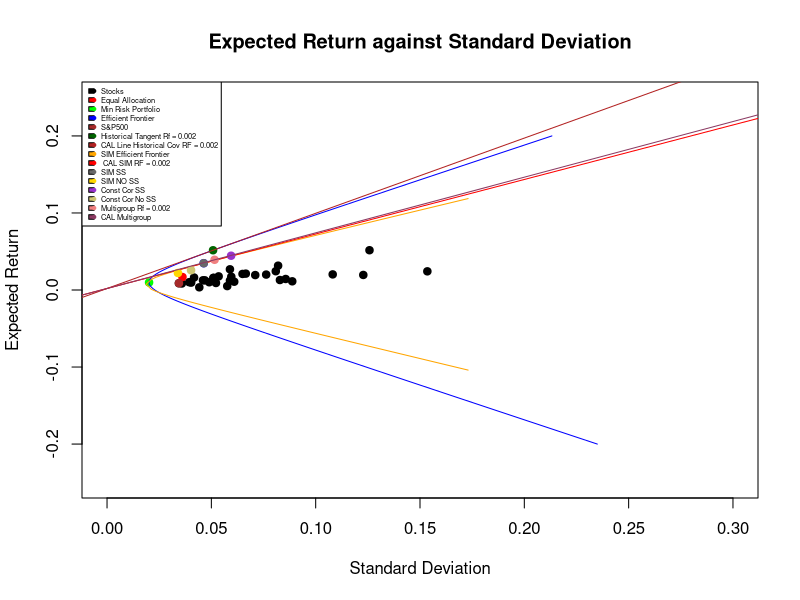
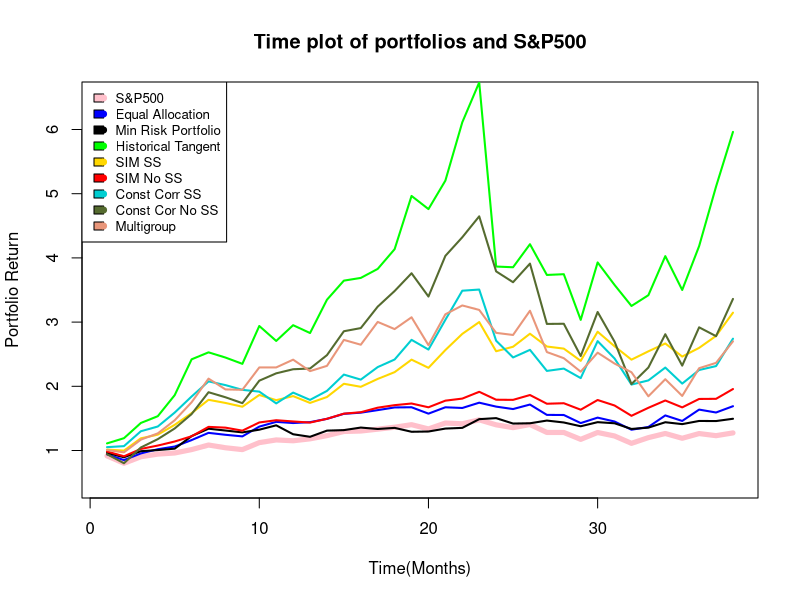
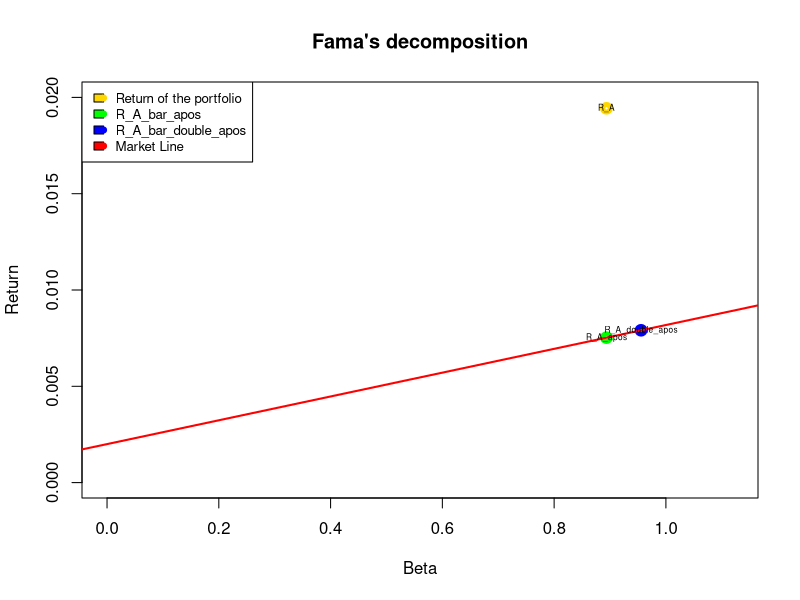

Write R code to recreate these figures, in order.

#Read all data
a_all <- read.csv("stockData.csv", sep=",", header=TRUE) 

# Use 5 year data to train 
a <- a_all[1:60,]

#Convert adjusted close prices into returns:
r <- (a[-1,3:ncol(a)]-a[-nrow(a),3:ncol(a)])/a[-nrow(a),3:ncol(a)] # return of stocks + market
#r_m <- (a[-1,3]-a[-nrow(a),3])/a[-nrow(a),3] # return of market
rrr <- r[,-1]

n_industries = 5
n_stock_in_industry = 6

cor_30 = cor(rrr)
var_stocks = var(rrr)
std_i_j = sqrt(diag(var_stocks))
cor_group = matrix(rep(0,n_industries*n_industries),n_industries,n_industries)
for (i in 1:n_industries){
  for (j in 1:n_industries){
    rho = 0
    
    if( i == j){
      for(k in 1:n_stock_in_industry)
      {
        for(l in 1:n_stock_in_industry)
        {
          rho = rho + cor_30[(i - 1)*n_stock_in_industry + k,( j - 1)*n_stock_in_industry + l]
         #print(c((i - 1)*n_stock_in_industry + k,( j - 1)*n_stock_in_industry + l))
        }
      }
      #print("NEXT")
      rho = (rho - n_stock_in_industry)/(n_stock_in_industry*(n_stock_in_industry-1))
      cor_group[i,j] = rho

    } 
    else{
      for(k in 1:n_stock_in_industry)
      {
        for(l in 1:n_stock_in_industry)
        {
          rho = rho + cor_30[(i - 1)*n_stock_in_industry + k,( j - 1)*n_stock_in_industry + l]
          #print(c((i - 1)*n_stock_in_industry + k,( j - 1)*n_stock_in_industry + l))
        }
      }
      # print("NEXT")
      rho = (rho/(n_stock_in_industry*n_stock_in_industry))
      cor_group[i,j] = rho
    }
  }
}
#Construct covariance matrix using the rho's
cov_matrix_group = matrix(rep(0,30*30),30,30)
for (i in 1:n_industries){
  for (j in 1:n_industries){
    for(k in 1:n_stock_in_industry){
      for(l in 1:n_stock_in_industry){
        if(i== j && k == l){
          cov_matrix_group[(i - 1)*n_stock_in_industry + k,( j - 1)*n_stock_in_industry + l] = std_i_j[k] * std_i_j[l]
          }
        else{
          cov_matrix_group[(i - 1)*n_stock_in_industry + k,( j - 1)*n_stock_in_industry + l] = cor_group[i,j] * std_i_j[k] * std_i_j[l]
        }
      }
    }
  }
}
# All stocks

#Compute mean vector:
means <- colMeans(r)
#Compute variance covariance matrix
covmat <- cov(r) 
#Compute correlation matrix:
cormat <- cor(r) 
#Compute the vector of variances:
variances <- diag(covmat)
#Compute the vector of standard deviations:
stdev <- diag(covmat)^.5
#Plot the 31 assets on the space expected return against standard deviation
plot(stdev, means, 
     main="Expected Return against Standard Deviation",
     xlab="Standard Deviation", 
     ylab="Expected Return",
     xlim = c(0, 0.3),
     ylim = c(-0.25, 0.25),
     col = "black",
     pch=19)

# Equal Allocation Portfolio

new_means <- colMeans(rrr)
new_covmat <- cov(rrr) 
new_cormat <- cor(rrr) 
new_variances <- diag(new_covmat)
new_stdev <- diag(new_covmat)^.5

number_of_stocks = 30
ones_vector <- rep(1, number_of_stocks)
equal_weight_vector <- ones_vector/number_of_stocks # COMPOSITION HERE

equal_varp <- t(equal_weight_vector) %*% new_covmat %*% equal_weight_vector
equal_sdp <- sqrt(equal_varp)
equal_Rp <- t(equal_weight_vector) %*% new_means
points(equal_sdp, equal_Rp, pch = 19, lwd=1, col="red")

# Minimum Risk Portfolio

ones_vector <- rep(1, number_of_stocks)
inverse_new_covmat <- solve(new_covmat)
min_risk_weight_vector <- inverse_new_covmat  %*% ones_vector / as.numeric(t(ones_vector)  %*% inverse_new_covmat  %*% ones_vector)
#COMPOSITION MIN RISK
min_risk_varp <- t(min_risk_weight_vector) %*% new_covmat %*% min_risk_weight_vector
min_risk_sdp <- sqrt(min_risk_varp)
min_risk_Rp <- t(min_risk_weight_vector) %*% new_means

points(min_risk_sdp, min_risk_Rp, pch=19, lwd=1, col="green")

# Efficient Frontier

n_stocks = 30 
#Compute mean vector:
means <- colMeans(rrr)
#Compute variance covariance matrix 
covmat <- cov(rrr)
#Compute correlation matrix: 
cormat <- cor(rrr)
#Compute the vector of variances: 
variances <- diag(covmat)
#Compute the vector of standard deviations: 
stdev <- diag(covmat)^.5
#Compute inverse of variance covariance matrix 
inv_covmat <- solve(covmat)
#ones vector 
ones = rep(1,n_stocks)

#Compute A,B,C,D
A = as.numeric(t(means) %*% inv_covmat %*% ones) 
B = as.numeric(t(means) %*% inv_covmat %*% means) 
C = as.numeric(t(ones)  %*% inv_covmat %*% ones) 
D = B*C - A^2

#Compute lambda1 and lambda2  
E = 0.025

l1 = (function(x) (C*x - A) / D) 
l2 = (function(x) (B - A*x) / D)

lambda_1 = l1(E) 
lambda_2 = l2(E)

#Composition of the efficient portfolio given the return E
investor_weight = inv_covmat %*% (l1(E) * means + l2(E) * ones) 

#Span values of E: 
E <- seq(-0.2,0.2,.001)

#Compute variance of efficient frontier portfolios (parabola) 
var_ef_p <- (C * E^2 - 2*A*E + B) / D

#Parabola: part d 
points(sqrt(var_ef_p), E, type="l", ylab = 'E',col = "blue") # Parabola

r_gpsc = (a[-1,3]-a[-nrow(a),3])/a[-nrow(a),3] 
gspc_mean = mean(r_gpsc) 
gspc_var = var(r_gpsc) 
points(sqrt(gspc_var),gspc_mean, pch = 19, lwd=1, col = "brown")

#Tangent historical Rf = 0.002

R_f = 0.002
R = means - R_f

Z = inv_covmat %*% R
x_G_historic = Z / sum(Z)

print("Composition of tangent")
print(x_G_historic)


varg_historic <- t(x_G_historic) %*% covmat %*% x_G_historic 
Rg_historic <- t(x_G_historic) %*% means 
sigmag_historic <- sqrt(varg_historic)
points(sigmag_historic,Rg_historic, pch=19,lwd=1,col="darkgreen")
abline(a = R_f, b = (Rg_historic - R_f)/sigmag_historic , lwd = 1, col = "firebrick")

#Single Index Model

r_m <- (a[-1,3]-a[-nrow(a),3])/a[-nrow(a),3]
n_stocks = 30
mean_Rm = mean(r_m)
var_Rm <- var(r_m)
stdev_Rm <- var_Rm^.5

mean_Ri = colMeans(rrr)

betas = rep(0,n_stocks)
alphas = rep(0,n_stocks)
var_es = rep(0,n_stocks)
var_betas = rep(0,n_stocks)

for (i in 1:n_stocks){
  fit <- lm(rrr[,i] ~ r_m)
  betas[i] = fit$coefficients[2]
  alphas[i] = fit$coefficients[1]
  var_es[i] = sum(fit$residuals^2)/ (nrow(rrr) - 2)
  var_betas[i] = vcov(fit)[2,2]
}

#find beta_i
print("Betas are:")
print(betas)
print("Number of negative betas")
print(sum(which(betas < 0)))

#find alpha_i
print("Alphas are:")
print(alphas)

#Compute covariance matrix using single index model
covariance_matrix_sim = matrix(0,n_stocks,n_stocks)
for (i in 1:n_stocks)
{
  for(j in 1:n_stocks){
    if(i == j)
    {
      covariance_matrix_sim[i,j] = betas[i] * betas[i] * var_Rm + var_es[i]
    }else{
      covariance_matrix_sim[i,j] = betas[i] * betas[j] * var_Rm
    }
  }
}

inv_covmat_single_index = solve(covariance_matrix_sim)
ones = rep(1,n_stocks)

A = as.numeric(t(means) %*% inv_covmat_single_index %*% ones) 
B = as.numeric(t(means) %*% inv_covmat_single_index %*% means) 
C = as.numeric(t(ones)  %*% inv_covmat_single_index %*% ones) 
D = B*C - A^2

E <- seq(-0.2,0.2,.001)

sigmas <- sqrt(seq(1/C,0.03,.0001)) 
upper_part <- (A + sqrt(D*(C*sigmas^2 - 1)))*(1/C) 
lower_part <- (A - sqrt(D*(C*sigmas^2 - 1)))*(1/C) 

lines(sigmas, upper_part, lwd=1,type = "l",col = "orange",xlim = c(0, 0.2), ylim= c(-0.2,0.2)) 
lines(sigmas,lower_part, lwd=1,type = "l",col = "orange")

R_f = 0.002
R = means - R_f

Z = inv_covmat_single_index %*% R
x_G_sim = Z / sum(Z)

print("Composition of tangent")
print(x_G_sim)


varg_sim <- t(x_G_sim) %*% covariance_matrix_sim %*% x_G_sim 
Rg_sim <- t(x_G_sim) %*% means 
sigmag_sim <- sqrt(varg_sim)
points(sigmag_sim,Rg_sim, pch=19,lwd=1,col="blue")
abline(a = R_f, b = (Rg_sim - R_f)/sigmag_sim , lwd = 1, col = "red")

#Short sales allowed SIM

a_all <- read.csv("stockData.csv", sep=",", header=TRUE) 

# Use 5 year data to train 
a <- a_all[1:60,]

#Convert adjusted close prices into returns:
r <- (a[-1,3:ncol(a)]-a[-nrow(a),3:ncol(a)])/a[-nrow(a),3:ncol(a)] # return of stocks + market
#r_m <- (a[-1,3]-a[-nrow(a),3])/a[-nrow(a),3] # return of market

n_stocks = 30

covmat <- var(r)
beta <- covmat[1,-1]/ covmat[1,1]

rrr <- r[,-c(1,which(beta<0)+1)] 


beta <- rep(0,ncol(rrr))
alpha <- rep(0,ncol(rrr))
mse <- rep(0,ncol(rrr))
Ribar <- rep(0,ncol(rrr))
Ratio <- rep(0,ncol(rrr))
stock <- rep(0,ncol(rrr))

rf <- 0.002


for(i in 1:ncol(rrr)){
  q <- lm(data=rrr, formula=rrr[,i] ~ r[,1])
  beta[i] <- q$coefficients[2] 
  alpha[i] <- q$coefficients[1] 
  mse[i] <- summary(q)$sigma^2
  Ribar[i] <- q$coefficients[1]+q$coefficients[2]*mean(r[,1])
  Ratio[i] <- (Ribar[i]-rf)/beta[i]
  stock[i] <- i
}

xx <- (cbind(stock,alpha, beta, Ribar, mse, Ratio))

A <- xx[order(-xx[,6]),]

col1 <- rep(0,nrow(A))
col2 <- rep(0,nrow(A))
col3 <- rep(0,nrow(A))
col4 <- rep(0,nrow(A))
col5 <- rep(0,nrow(A))

col1 <- (A[,4]-rf)*A[,3]/A[,5]
col3 <- A[,3]^2/A[,5]
for(i in(1:nrow(A))) {
  col2[i] <- sum(col1[1:i])
  col4[i] <- sum(col3[1:i])
}

#Compute the Ci (col5):
for(i in (1:nrow(A))) {
  col5[i] <- var(r[,1])*col2[i]/(1+var(r[,1])*col4[i])
}

#SHORT SALES ALLOWED:
#Compute the zi:
z_short <- (A[,3]/A[,5])*(A[,6]-col5[nrow(A)])
#Compute the xi:
x_short <- z_short/sum(z_short)

#The final table when short sales allowed:
Weights_with_short <- cbind(A, col1, col2, col3, col4, col5, z_short, x_short)
print(Weights_with_short)

#SHORT SALES NOT ALLOWED:
#First create a matrix up to the maximum of col5:
table1 <- cbind(A, col1, col2, col3, col4, col5)
table2 <- table1[1:which(col5==max(col5)), ]

#Compute the zi:
z_no_short <- (table2[,3]/table2[,5])*(table2[,6]-max(col5))

#Compute the xi:
x_no_short <- z_no_short/sum(z_no_short)

#The final table when short sales are not allowed:
Weights_no_short <- cbind(table2, z_no_short, x_no_short)
print(Weights_no_short)


#find the return of the portfolio with short sales allowed

R_p_short <- Weights_with_short[,13] %*% Weights_with_short[,4]

covariance_matrix_ss = matrix(0,n_stocks,n_stocks)
var_Rm = var(r[,1])
for (i in 1:n_stocks)
{
  for(j in 1:n_stocks){
    if(i == j)
    {
      covariance_matrix_ss[i,j] = Weights_with_short[i,3] * Weights_with_short[i,3] * var_Rm + Weights_with_short[i,5]
    }else{
      covariance_matrix_ss[i,j] = Weights_with_short[i,3] * Weights_with_short[j,3] * var_Rm 
    }
  }
}

#find the risk of the portfolio with short sales allowed

var_p_short <- Weights_with_short[,13] %*% covariance_matrix_ss %*% Weights_with_short[,13]

#find the return of the portfolio with no short sales allowed
n_long = nrow(Weights_no_short)
R_p_no_short <- Weights_no_short[1:n_long,13] %*% Weights_no_short[1:n_long,4]
#find the risk of the portfolio with no short sales allowed
var_p_no_short <- Weights_no_short[1:n_long,13] %*% covariance_matrix_ss[1:n_long,1:n_long]  %*% Weights_no_short[1:n_long,13]

points(sqrt(var_p_short),R_p_short, pch=19,lwd=1,col="dimgray")
points(sqrt(var_p_no_short),R_p_no_short, pch=19,lwd=1,col="gold")


#Const Corr Model

#Read all data
a_all <- read.csv("stockData.csv", sep=",", header=TRUE) 

# Use 5 year data to train 
a <- a_all[1:60,]

#Convert adjusted close prices into returns:
r <- (a[-1,3:ncol(a)]-a[-nrow(a),3:ncol(a)])/a[-nrow(a),3:ncol(a)] # return of stocks + market
#r_m <- (a[-1,3]-a[-nrow(a),3])/a[-nrow(a),3] # return of market
rrr <- r[,-1]

n_stocks= ncol(rrr)

#Compute the average correlation:
rho <- (sum(cor(rrr[1:n_stocks]))-n_stocks)/(n_stocks*(n_stocks-1))

#Initialize the vectors:
col1 <- rep(0,n_stocks)
col2 <- rep(0,n_stocks)
col3 <- rep(0,n_stocks)

#Initialize the var-covar matrix:
y <- rep(0,n_stocks*n_stocks)
mat <- matrix(y, ncol=n_stocks, nrow=n_stocks)

#Compute necessary quantities:
R_f = 0.002
Rbar <- colMeans(rrr[1:n_stocks])
Rbar_f <- Rbar-R_f
sigma <- ( diag(var(rrr[1:n_stocks])) )^0.5
Ratio <- Rbar_f/sigma

#Initial table:
xx <- (cbind(seq(1,30),Rbar, Rbar_f, sigma, Ratio))

#Order the table based on the excess return to sigma ratio:
aaa <- xx[order(-Ratio),]

#Create the last 3 columns of the table:
for(i in(1:n_stocks)) {
  
  col1[i] <- rho/(1-rho+i*rho)
  
  col2[i] <- sum(aaa[,5][1:i])
}

#Compute the Ci:
for(i in (1:n_stocks)) {
  
  col3[i] <- col1[i]*col2[i]
  
}

#Create the entire table until now:
xxx <- cbind(aaa, col1, col2, col3)


#SHORT SALES ALLOWED:
#Compute the Zi:
z <- (1/((1-rho)*xxx[,4]))*(xxx[,5]-xxx[,8][nrow(xxx)])

#Compute the xi:
x <- z/sum(z)

#The final table:
aaaa <- cbind(xxx, z, x)
print(aaaa)
#SHORT SALES NOT ALLOWED:
#Find composition of optimum portfolio when short sales are not allowed:
aaaaa <- aaaa[1:which(aaaa[,8]==max(aaaa[,8])), ]
z_no <- (1/((1-rho)*aaaaa[,4]))*(aaaaa[,5]-aaaaa[,8][nrow(aaaaa)])
x_no <- z_no/sum(z_no)

#Final table:
a_no <- cbind(aaaaa, z_no, x_no)
print(a_no)

#Var-covar matrix based on the constant correlation model:
for(i in 1:30){
  
  for(j in 1:30){
    
    if(i==j){
      mat[i,j]=aaaa[i,4]^2
    } else
    {
      mat[i,j]=rho*aaaa[i,4]*aaaa[j,4]
    }
  }
}


#Calculate the expected return and sd of the point of tangency 
#when short sales allowed
sd_p_opt <- (t(x) %*% mat %*% x)^.5
R_p_opt <- t(x) %*% aaaa[,2]


#Calculate the expected return and sd of the point of tangency 
#when short sales are not allowed
sd_p_opt_no <- (t(x_no) %*% mat[1:which(aaaa[,8]==max(aaaa[,8])),1:which(aaaa[,8]==max(aaaa[,8]))] %*% x_no)^.5
R_p_opt_no <- t(x_no) %*% aaaaa[,2]

#Trace out efficient portfolio
inv_covmat_const_corr= solve(mat)
ones = rep(1,n_stocks)

points(sd_p_opt,R_p_opt, pch=19,lwd=1,col="darkorchid")
points(sd_p_opt_no,R_p_opt_no, pch=19,lwd=1,col="khaki3")

#MULTIGROUP MODEL

R_f = 0.002
R = means - R_f

Z = solve(cov_matrix_group) %*% R
x_G_group = Z / sum(Z)


varg_group <- t(x_G_group) %*% cov_matrix_group %*% x_G_group 
Rg_group <- t(x_G_group) %*% means 
sigmag_group <- sqrt(varg_group)
points(sigmag_group,Rg_group, pch=19,lwd=1,col="lightcoral")
abline(a = R_f, b = (Rg_group - R_f)/sigmag_group , lwd = 1, col = "hotpink4")

legend("topleft", 
       legend=c("Stocks", "Equal Allocation","Min Risk Portfolio","Efficient Frontier","S&P500", "Historical Tangent Rf = 0.002", "CAL Line Historical Cov RF = 0.002","SIM Efficient Frontier"," CAL SIM RF = 0.002","SIM SS","SIM NO SS","Const Cor SS","Const Cor No SS","Multigroup Rf = 0.002","CAL Multigroup"),
       col=c("black","red","green","blue","brown","darkgreen","firebrick","orange","red","dimgray","gold","darkorchid","khaki3","lightcoral","hotpink4"),
       pch = 19,
       fill =c("black","red","green","blue","brown","darkgreen","firebrick","orange","red","dimgray","gold","darkorchid","khaki3","lightcoral","hotpink4"),
       cex=0.45)
# Equal allocation portfolio
#equal_weight_vector, means, new_covmat, equal_Rp, equal_sdp

# Min risk portfolio
#min_risk_weight_vector, means, new_covmat, min_risk_Rp, min_risk_sdp

# Tangent historical Rf = 0.002
#x_G_historic, means, new_covmat,Rg_historic, sigmag_historic

# Short sales allowed SIM
# Weights_with_short[,13],Weights_with_short[,4], covariance_matrix_ss, sqrt(var_p_short),R_p_short
Weights_with_short_inv_sorted = Weights_with_short[order(Weights_with_short[,1]),]

# No short sales allowed SIM
# Weights_with_short[1:n_long,13],Weights_with_short[1:n_long,4], covariance_matrix_ss[1:n_long,1:n_long], sqrt(var_p_no_short),R_p_no_short
Weights_with_no_short_inv_sorted = rep(0,30)
for (i in 1:n_long){
  Weights_with_no_short_inv_sorted[Weights_no_short[i,1]] = Weights_no_short[i,13]
}

# Short sales allowed Constant Corr
#aaaa[,10],aaaa[,2],mat,sd_p_opt,R_p_opt
const_corr_ss_allowed_inv_sorted = aaaa[order(aaaa[,1]),]


# No short sales allowed Constant Corr
n_long_2 = nrow(aaaaa)
#aaaaa[,10],aaaaa[,2],mat[1:n_long_2,1:n_long_2],sd_p_opt_no,R_p_opt_no
const_corr_ss_not_allowed_inv_sorted = rep(0,30)
for (i in 1:n_long_2){
  const_corr_ss_not_allowed_inv_sorted[aaaaa[i,1]] = aaaaa[i,10]
}

# Multi Group
# x_G_group, means, cov_matrix_group, Rg_group, sigmag_group

# TIME PLOTS OF PERFORMANCE OF ALL PORTFOLIOS COMPARED TO MARKET
#Historical period 
a_all <- read.csv("stockData.csv", sep=",", header=TRUE)

#Testing period:
a1 <- a_all[1:60,]
a2 <- a_all[61:99,]

#Convert adjusted close prices into returns:
r1 <- (a1[-1,3:ncol(a1)]-a1[-nrow(a1),3:ncol(a1)])/a1[-nrow(a1),3:ncol(a1)]

r2 <- (a2[-1,3:ncol(a2)]-a2[-nrow(a2),3:ncol(a2)])/a2[-nrow(a2),3:ncol(a2)]

#Time plot of equal allocation portfolio

#Monthly return in period 2015-01-01 to 2018-05-01:
r22 <- as.matrix(r2)

#Market (S&P500) performance in period 2015-01-01 to 2018-05-01:
plot(cumprod(1+(r22[,1])), ylim=c(0.5,6.5), type="l",col="pink", lwd=5,main = "Time plot of portfolios and S&P500", ylab = "Portfolio Return",xlab="Time(Months)",) # pink sandp500

#Assume equal allocation:
x <- rep(1/30, 30)

#Compute montly returns in period 2015-01-01 to 2018-05-01:
r22 <- as.matrix(r2)

EquRet <-  r22[,-1] %*% x

lines(cumprod(1+EquRet), col="blue", lwd=2) #equal allocation


#Assume min risk allocation:
x <- min_risk_weight_vector

MinRet <-  r22[,-1] %*% x

lines(cumprod(1+MinRet), col="black", lwd=2) #min portfolio

#Assume tangent rf = 0.002 historical allocation:
x <- x_G_historic

tangentRet <-  r22[,-1] %*% x

lines(cumprod(1+tangentRet), col="green", lwd=2) #tangent portfolio

#Assume sim ss allowed Rf = 0.002  allocation:
x <- Weights_with_short_inv_sorted[,13]

simSSRet <-  r22[,-1] %*% x

lines(cumprod(1+simSSRet), col="gold", lwd=2) #tangent portfolio

#Assume sim ss not allowed Rf = 0.002  allocation:
x <- Weights_with_no_short_inv_sorted

simNoSSRet <-  r22[,-1] %*% x

lines(cumprod(1+simNoSSRet), col="red", lwd=2) #tangent portfolio

#Assume const corr ss allowed Rf = 0.002  allocation:
x <- const_corr_ss_allowed_inv_sorted[,10]

constcorrSSRet <-  r22[,-1] %*% x

lines(cumprod(1+constcorrSSRet), col="darkturquoise", lwd=2) #tangent portfolio

#Assume const corr ss not allowed Rf = 0.002  allocation:
x <- const_corr_ss_not_allowed_inv_sorted

constcorrNoSSRet <-  r22[,-1] %*% x

lines(cumprod(1+constcorrNoSSRet), col="darkolivegreen", lwd=2) #tangent portfolio

#Assume multi group model with Rf = 0.002
x <- x_G_group

multiGroupRet <-  r22[,-1] %*% x

lines(cumprod(1+multiGroupRet), col="darksalmon", lwd=2) #tangent portfolio

legend("topleft", 
       legend=c("S&P500", "Equal Allocation","Min Risk Portfolio","Historical Tangent","SIM SS", "SIM No SS", "Const Corr SS","Const Cor No SS","Multigroup"),
       col=c("pink","blue","black","green","gold","red","darkturquoise","darkolivegreen","darksalmon"),
       pch = 19,
       fill =c("pink","blue","black","green","gold","red","darkturquoise","darkolivegreen","darksalmon"),
       cex=0.8)

# AVERAGE GROWTH OF EACH PORTFOLIO

#Instead compute geometric average:
comp <- cumprod(1+ EquRet)
geoMean1 <- comp[length(comp)]^(1/length(comp)) - 1
#Instead compute geometric average:
comp <- cumprod(1+ MinRet)
geoMean2 <- comp[length(comp)]^(1/length(comp)) - 1
#Instead compute geometric average:
comp <- cumprod(1+ tangentRet)
geoMean3 <- comp[length(comp)]^(1/length(comp)) - 1
#Instead compute geometric average:
comp <- cumprod(1+ simSSRet)
geoMean4 <- comp[length(comp)]^(1/length(comp)) - 1
#Instead compute geometric average:
comp <- cumprod(1+ simNoSSRet)
geoMean5 <- comp[length(comp)]^(1/length(comp)) - 1
#Instead compute geometric average:
comp <- cumprod(1+ constcorrSSRet)
geoMean6 <- comp[length(comp)]^(1/length(comp)) - 1
#Instead compute geometric average:
comp <- cumprod(1+ constcorrNoSSRet)
geoMean7 <- comp[length(comp)]^(1/length(comp)) - 1
#Instead compute geometric average:
comp <- cumprod(1+ multiGroupRet)
geoMean8 <- comp[length(comp)]^(1/length(comp)) - 1

print("Equal Portfolio Average Geometric Growth")
print(geoMean1)

print("Min Risk Portfolio Average Geometric Growth")
print(geoMean2)

print("Historical Tangent Average Geometric Growth")
print(geoMean3)

print("SIM SS Average Geometric Growth")
print(geoMean4)

print("SIM No SS Average Geometric Growth")
print(geoMean5)

print("Const Corr SS Average Geometric Growth")
print(geoMean6)

print("Const Cor No SS Average Geometric Growth")
print(geoMean7)

print("Multigroup Average Geometric Growth")
print(geoMean8)


# 3.Calculate the Sharpe ratio, differential excess return, Treynor measure, and Jensen differential performance index.
R_f = 0.002
#Sharpe Ratio
print("Equal Portfolio Sharpe Ratio")
x <- rep(1/30, 30)
Sharpe1 = (mean(EquRet) - R_f)/sqrt(var(EquRet))
print(Sharpe1)

print("Min Risk Portfolio Sharpe Ratio")
Sharpe2 = (mean(MinRet) - R_f)/sqrt(var(MinRet))
print(Sharpe2)

print("Historical Tangent Sharpe Ratio")
Sharpe3 = (mean(tangentRet) - R_f)/sqrt(var(tangentRet))
print(Sharpe3)

print("SIM SS Sharpe Ratio")
Sharpe4 = (mean(simSSRet) - R_f)/sqrt(var(simSSRet))
print(Sharpe4)

print("SIM No SS Sharpe Ratio")
Sharpe5 = (mean(simNoSSRet) - R_f)/sqrt(var(simNoSSRet))
print(Sharpe5)

print("Const Corr SS Sharpe Ratio")
Sharpe6 = (mean(constcorrSSRet) - R_f)/sqrt(var(constcorrSSRet))
print(Sharpe6)

print("Const Cor No SS Sharpe Ratio")
Sharpe7 = (mean(constcorrNoSSRet) - R_f)/sqrt(var(constcorrNoSSRet))
print(Sharpe7)

print("Multigroup Sharpe Ratio")
Sharpe8 = (mean(multiGroupRet) - R_f)/sqrt(var(multiGroupRet))
print(Sharpe8)

#Differential Excess Return
marketRet = r22[,1]
sigma_market = sqrt(var(marketRet))
mean_market = mean(marketRet)
print("Equal Portfolio Differential Excess Return")
x <- rep(1/30, 30)
R_A_apos_Equ = R_f + (((mean_market- R_f)*sqrt(var(EquRet)))/sigma_market)
DER1 = mean(EquRet) - R_A_apos_Equ
print(DER1)

print("Min Risk Portfolio Differential Excess Return")
R_A_apos_Min = R_f + (((mean_market- R_f)*sqrt(var(MinRet)))/sigma_market)
DER2 = mean(MinRet) - R_A_apos_Min
print(DER2)

print("Historical Tangent Differential Excess Return")
R_A_apos_hist_tangent = R_f + (((mean_market- R_f)*sqrt(var(tangentRet)))/sigma_market)
DER3 = mean(tangentRet) - R_A_apos_hist_tangent
print(DER3)

print("SIM SS Differential Excess Return")
R_A_apos_sim_ss = R_f + (((mean_market- R_f)*sqrt(var(simSSRet)))/sigma_market)
DER4 = mean(simSSRet) - R_A_apos_sim_ss
print(DER4)

print("SIM No SS Differential Excess Return")
R_A_apos_sim_no_ss = R_f + (((mean_market- R_f)*sqrt(var(simNoSSRet)))/sigma_market)
DER5 = mean(simNoSSRet) - R_A_apos_sim_no_ss
print(DER5)

print("Const Corr SS Differential Excess Return")
R_A_apos_rho_ss = R_f + (((mean_market- R_f)*sqrt(var(constcorrSSRet)))/sigma_market)
DER6 = mean(constcorrSSRet) - R_A_apos_rho_ss
print(DER6)

print("Const Cor No SS Differential Excess Return")
R_A_apos_rho_no_ss = R_f + (((mean_market- R_f)*sqrt(var(constcorrNoSSRet)))/sigma_market)
DER7 = mean(constcorrNoSSRet) - R_A_apos_rho_no_ss
print(DER7)

print("Multigroup Differential Excess Return")
R_A_apos_group = R_f + (((mean_market- R_f)*sqrt(var(multiGroupRet)))/sigma_market)
DER8 = mean(multiGroupRet) - R_A_apos_group
print(DER8)


#Treynor Measure
marketRet = r22[,1]

print("Equal Portfolio Treynor Measure")
x <- rep(1/30, 30)
beta_p_Equ = cov(marketRet,EquRet)/var(marketRet)
T1 = (mean(EquRet) - R_f)/beta_p_Equ
print(T1)

print("Min Risk Portfolio Treynor Measure")
beta_p_Min = cov(marketRet,MinRet)/var(marketRet)
T2 = (mean(MinRet) - R_f)/beta_p_Min
print(T2)

print("Historical Tangent Treynor Measure")
beta_p_hist_tangent = cov(marketRet,tangentRet)/var(marketRet)
T3 = (mean(tangentRet) - R_f)/beta_p_hist_tangent
print(T3)

print("SIM SS Differential Treynor Measure")
beta_p_sim_ss = cov(marketRet,simSSRet)/var(marketRet)
T4 = (mean(simSSRet) - R_f)/beta_p_sim_ss
print(T4)

print("SIM No SS Differential Treynor Measure")
beta_p_sim_no_ss = cov(marketRet,simNoSSRet)/var(marketRet)
T5 = (mean(simNoSSRet) - R_f)/beta_p_sim_no_ss
print(T5)

print("Const Corr SS Differential Treynor Measure")
beta_p_rho_ss = cov(marketRet,constcorrSSRet)/var(marketRet)
T6 = (mean(constcorrSSRet) - R_f)/beta_p_rho_ss
print(T6)

print("Const Cor No SS Differential Treynor Measure")
beta_p_rho_no_ss = cov(marketRet,constcorrNoSSRet)/var(marketRet)
T7 = (mean(constcorrNoSSRet) - R_f)/beta_p_rho_no_ss
print(T7)

print("Multigroup Treynor Measure")
beta_p_group = cov(marketRet,multiGroupRet)/var(marketRet)
T8 = (mean(multiGroupRet) - R_f)/beta_p_group
print(T8)

#Jensen Differential Performance index
marketRet = r22[,1]

print("Equal Portfolio Jensen Differential Performance index")
x <- rep(1/30, 30)
beta_p_Equ = cov(marketRet,EquRet)/var(marketRet)
R_A_apos_Equ2 = R_f + (mean_market - R_f)*beta_p_Equ
JDPI1 = mean(EquRet) - R_A_apos_Equ2
print(JDPI1)

print("Min Risk Portfolio Jensen Differential Performance index")
beta_p_Min = cov(marketRet,MinRet)/var(marketRet)
R_A_apos_Min2 = R_f + (mean_market - R_f)*beta_p_Min
JDPI2 = mean(MinRet) - R_A_apos_Min2
print(JDPI2)

print("Historical Tangent Jensen Differential Performance index")
beta_p_hist_tangent = cov(marketRet,tangentRet)/var(marketRet)
R_A_apos_hist_tangent2 = R_f + (mean_market - R_f)*beta_p_hist_tangent
JDPI3 = mean(tangentRet) - R_A_apos_hist_tangent2
print(JDPI3)

print("SIM SS Jensen Differential Performance index")
beta_p_sim_ss = cov(marketRet,simSSRet)/var(marketRet)
R_A_apos_sim_ss2 = R_f + (mean_market - R_f)*beta_p_sim_ss
JDPI4 = mean(simSSRet) - R_A_apos_sim_ss2
print(JDPI4)

print("SIM No SS Jensen Differential Performance index")
beta_p_sim_no_ss = cov(marketRet,simNoSSRet)/var(marketRet)
R_A_apos_sim_no_ss2 = R_f + (mean_market - R_f)*beta_p_sim_no_ss
JDPI5 = mean(simNoSSRet) - R_A_apos_sim_no_ss2
print(JDPI5)

print("Const Corr SS Jensen Differential Performance index")
beta_p_rho_ss = cov(marketRet,constcorrSSRet)/var(marketRet)
R_A_apos_rho_ss2 = R_f + (mean_market - R_f)*beta_p_rho_ss
JDPI6 = mean(constcorrSSRet) - R_A_apos_rho_ss2
print(JDPI6)

print("Const Cor No SS Jensen Differential Performance index")
beta_p_rho_no_ss = cov(marketRet,constcorrNoSSRet)/var(marketRet)
R_A_apos_rho_no_ss2 = R_f + (mean_market - R_f)*beta_p_rho_no_ss
JDPI7 = mean(constcorrNoSSRet) - R_A_apos_rho_no_ss2
print(JDPI7)

print("Multigroup Jensen Differential Performance index")
beta_p_group = cov(marketRet,multiGroupRet)/var(marketRet)
R_A_apos_group2 = R_f + (mean_market - R_f)*beta_p_group
JDPI8 = mean(multiGroupRet) - R_A_apos_group2
print(JDPI8)

#4. Decompose the overall performance using Fama’s decomposition (net selectivity and diversification) for
#the single index model when short sales are not allowed. Please show this decomposition on the plot
#expected return against beta.
R_A_bar_apos = R_f + (mean_market - R_f)*beta_p_sim_no_ss

beta_A_double_apos = sqrt(var(simNoSSRet)/var(marketRet))
R_A_bar_double_apos = R_f + (mean_market - R_f)*beta_A_double_apos
# plot function is used to plot
# the data type with "n" is used
# to remove the plotted data

plot(1, type = "n", xlab = "Beta",
     ylab = "Return", xlim = c(0, 1.12),
     ylim = c(0, 0.02),main = "Fama's decomposition")

points(beta_p_sim_no_ss,mean(simNoSSRet),lwd = 5, col = "gold")
points(beta_p_sim_no_ss,R_A_bar_apos,lwd = 5,col = "green")
points(beta_A_double_apos,R_A_bar_double_apos,lwd = 5,col = "blue")
abline(a = R_f, b = (mean_market - R_f) , lwd = 2, col = "red")
text(beta_p_sim_no_ss, mean(simNoSSRet), labels="R_A",cex = 0.5)
text(beta_p_sim_no_ss, R_A_bar_apos, labels="R_A_apos",cex = 0.5)
text(beta_A_double_apos, R_A_bar_double_apos, labels="R_A_double_apos",cex = 0.5)
legend("topleft", 
       legend=c("Return of the portfolio","R_A_bar_apos","R_A_bar_double_apos","Market Line"),
       col=c("gold","green","blue","red"),
       pch = 19,
       fill =c("gold","green","blue","red"),
       cex=0.8)

print("Return from selectivitiy")
print(mean(simNoSSRet) - R_A_bar_apos )

print("Return from net selectivitiy")
print(mean(simNoSSRet) - R_A_bar_double_apos )

print("Return from diversification")
print(R_A_bar_double_apos - R_A_bar_apos )
